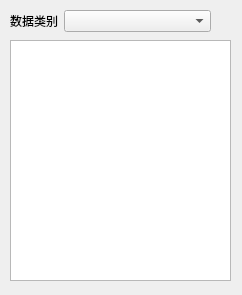
<?xml version="1.0" encoding="UTF-8"?>
<ui version="4.0">
 <class>QDlgCommonData</class>
 <widget class="QDialog" name="QDlgCommonData">
  <property name="geometry">
   <rect>
    <x>0</x>
    <y>0</y>
    <width>242</width>
    <height>295</height>
   </rect>
  </property>
  <property name="minimumSize">
   <size>
    <width>242</width>
    <height>295</height>
   </size>
  </property>
  <property name="maximumSize">
   <size>
    <width>242</width>
    <height>295</height>
   </size>
  </property>
  <property name="windowTitle">
   <string>通用数据</string>
  </property>
  <widget class="QWidget" name="formLayoutWidget">
   <property name="geometry">
    <rect>
     <x>10</x>
     <y>10</y>
     <width>201</width>
     <height>22</height>
    </rect>
   </property>
   <layout class="QFormLayout" name="formLayout">
    <item row="0" column="0">
     <widget class="QLabel" name="label">
      <property name="text">
       <string>数据类别</string>
      </property>
     </widget>
    </item>
    <item row="0" column="1">
     <widget class="QComboBox" name="cbxDataType"/>
    </item>
   </layout>
  </widget>
  <widget class="QTableView" name="tabCommonData">
   <property name="geometry">
    <rect>
     <x>10</x>
     <y>40</y>
     <width>221</width>
     <height>241</height>
    </rect>
   </property>
   <property name="contextMenuPolicy">
    <enum>Qt::CustomContextMenu</enum>
   </property>
   <property name="selectionMode">
    <enum>QAbstractItemView::SingleSelection</enum>
   </property>
   <property name="selectionBehavior">
    <enum>QAbstractItemView::SelectRows</enum>
   </property>
   <attribute name="verticalHeaderVisible">
    <bool>false</bool>
   </attribute>
  </widget>
 </widget>
 <resources/>
 <connections/>
</ui>
